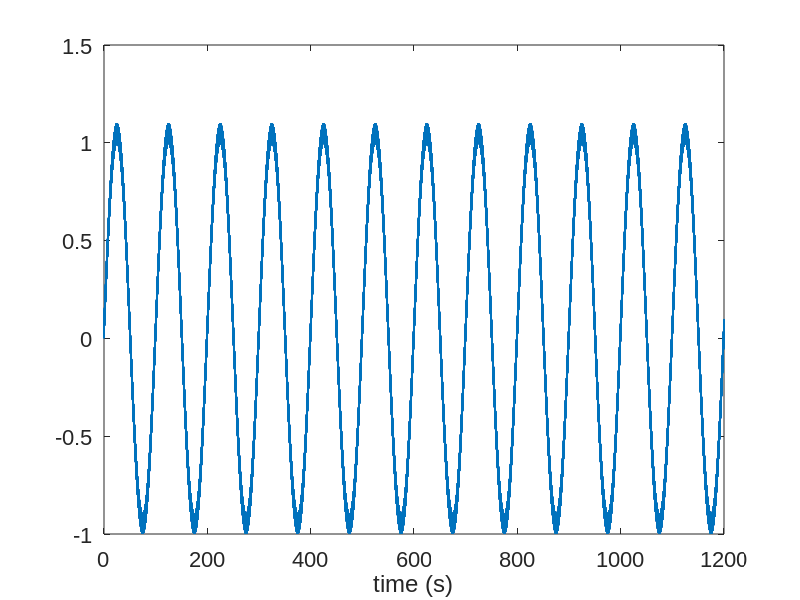

Reproduce this figure in MATLAB. (Note: this script raises an error after producing the figure.)
N_LOOPS = 2;
SET_GCA = false;

%sl.plot.uimenu.addExportSVGOption


fs = 20000;
t = (0:1/fs:60*20)';
r = 0.1*rand(size(t));
y = r+sin(2*pi*0.01.*t);


fprintf('------- new run with set_gca: %d\n',SET_GCA);
for i = 1:N_LOOPS
close all
if SET_GCA
set(gca,'xlim',[0 1400],'ylim',[-1 1.5]);
end
fprintf('Regular plotting\n')
tic; plot(t,y); drawnow; toc;
xlabel('time (s)')
set(gca,'FontSize',16,'FontName','Arial')
sl.plot.uimenu.addExportSVGOption

fprintf('plotBig with streaming\n')
close all
if SET_GCA
set(gca,'xlim',[0 1400],'ylim',[-1 1.5]);
end

h = tic;
xy = big_plot.streaming_data(1/fs,length(y),'initial_data',y);
t1 = toc(h);
h2 = plotBig(xy,'obj',true);
t2 = toc(h);
drawnow;
t3 = toc(h);
fprintf('Elapsed time is %g seconds\n',t3);
fprintf('t1: %g, t2: %g, t3: %g, all: %g\n',t1,t2-t1,t3-t2,t3)

fprintf('plotBig without streaming\n')
close all
if SET_GCA
set(gca,'xlim',[0 1400],'ylim',[-1 1.5]);
end
tic;
plotBig(y,'dt',1/fs);
drawnow;
toc;

fprintf('animated line\n')
close all
if SET_GCA
set(gca,'xlim',[0 1400],'ylim',[-1 1.5]);
end
h = tic;
xy = animatedline('MaximumNumPoints',length(y));
new_data = y;
x = t;
addpoints(xy,x,new_data)
drawnow;
toc
end

